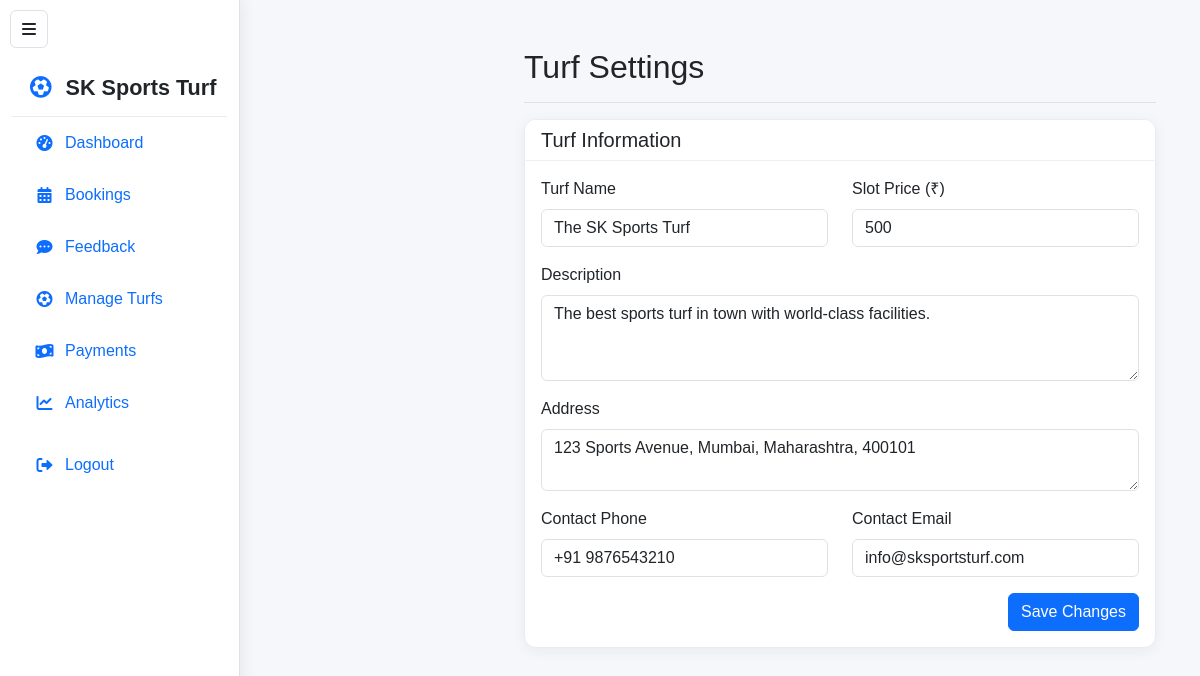
The page /owner/settings/ (signed in) on the database its author committed.
### turf/models.py (models this page shows, shortened)
class TurfSettings(models.Model):
    name = models.CharField(max_length=200, default="The SK Sports Turf")
    slot_price = models.IntegerField(default=500)
    description = models.TextField(default="The best sports turf in town")
    address = models.TextField(default="")
    contact_phone = models.CharField(max_length=20, default="")
    contact_email = models.EmailField(default="")

### turf/views.py (the view, shortened to what this page needs)
# urls.py: path('owner/settings/', views.owner_settings, name='owner_settings'),
@login_required(login_url='owner_login')
def owner_settings(request):
    if not request.user.is_staff:
        return redirect('book_now')
    turf_settings = TurfSettings.objects.first()
    return render(request, 'owner_settings.html', {'turf_settings': turf_settings})

### templates/owner_settings.html (shortened to what this page needs)
{% load static %}
<!DOCTYPE html>
<html lang="en">
<head>
    <link href="https://cdn.jsdelivr.net/npm/bootstrap@5.3.0-alpha1/dist/css/bootstrap.min.css" rel="stylesheet">
    <link rel="stylesheet" href="https://cdnjs.cloudflare.com/ajax/libs/font-awesome/6.0.0/css/all.min.css">
    <link rel="stylesheet" href="{% static 'css/owner_admin.css' %}">
</head>
<body class="owner-admin-body">
    {% include 'owner_sidebar.html' %}
    <main id="owner-admin-main" class="main-content">
        <div class="container-fluid">
            <div class="d-flex justify-content-between flex-wrap flex-md-nowrap align-items-center pt-3 pb-2 mb-3 border-bottom">
                <h1 class="h2">Turf Settings</h1>
            </div>
            <div class="row">
                <div class="col-md-12">
                    <div class="card dashboard-card">
                        <div class="card-header bg-white">
                            <h5 class="card-title mb-0">Turf Information</h5>
                        </div>
                        <div class="card-body">
                            <form method="post">
                                <div class="row mb-3">
                                    <div class="col-md-6">
                                        <label for="name" class="form-label">Turf Name</label>
                                        <input type="text" class="form-control" id="name" name="name" value="{{ turf_settings.name }}" required>
                                    </div>
                                    <div class="col-md-6">
                                        <label for="slot_price" class="form-label">Slot Price (₹)</label>
                                        <input type="number" class="form-control" id="slot_price" name="slot_price" value="{{ turf_settings.slot_price }}" required>
                                    </div>
                                </div>
                                <div class="mb-3">
                                    <label for="description" class="form-label">Description</label>
                                    <textarea class="form-control" id="description" name="description" rows="3" required>{{ turf_settings.description }}</textarea>
                                </div>
                                <div class="mb-3">
                                    <label for="address" class="form-label">Address</label>
                                    <textarea class="form-control" id="address" name="address" rows="2" required>{{ turf_settings.address }}</textarea>
                                </div>
                                <div class="row mb-3">
                                    <div class="col-md-6">
                                        <label for="contact_phone" class="form-label">Contact Phone</label>
                                        <input type="text" class="form-control" id="contact_phone" name="contact_phone" value="{{ turf_settings.contact_phone }}">
                                    </div>
                                    <div class="col-md-6">
                                        <label for="contact_email" class="form-label">Contact Email</label>
                                        <input type="email" class="form-control" id="contact_email" name="contact_email" value="{{ turf_settings.contact_email }}">
                                    </div>
                                </div>
                                <div class="text-end">
                                    <button type="submit" class="btn btn-primary">Save Changes</button>
                                </div>
                            </form>
                        </div>
                    </div>
                </div>
            </div>
        </div>
    </main>
</body>
</html>

### static/css/owner_admin.css (style rules this page uses)
body.owner-admin-body { --owner-sidebar-expanded-width: 240px; --owner-sidebar-collapsed-width: 72px; min-height: 100vh; background: #f5f7fb; color: #212529; font-family: Arial, sans-serif; }
#owner-admin-main { min-width: 0; width: calc(100% - var(--owner-sidebar-expanded-width)); margin-left: var(--owner-sidebar-expanded-width); padding: 32px; box-sizing: border-box; transition: margin-left .2s ease; }
body.owner-admin-body .container-fluid { max-width: 1600px; }
body.owner-admin-body .card { overflow: hidden; border: 1px solid #e9edf3; border-radius: 12px; background: #fff; box-shadow: 0 3px 14px rgba(33, 37, 41, .06); }
body.owner-admin-body .card-header { border-bottom-color: #edf0f4; }

### templates/owner_settings.html (style rules this page uses)
.dashboard-card { border-radius: 10px; box-shadow: 0 4px 6px rgba(0, 0, 0, 0.1); }

### templates/owner_sidebar.html (style rules this page uses)
:root { --owner-sidebar-width: 240px; --owner-sidebar-collapsed-width: 70px; }
body { padding-left: 240px !important; margin: 0 !important; overflow-x: hidden; transition: padding-left 0.3s ease; }

### rows shown on the page
TurfSettings: name "The SK Sports Turf", slot_price "500", description "The best sports turf in town with world-class facilities.", address "123 Sports Avenue, Mumbai, Maharashtra, 400101", contact_phone "+91 9876543210", contact_email "info@sksportsturf.com"
